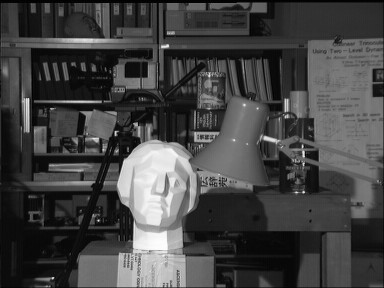
%> input picture 5.bmp, 384 x 288 px
$ octave li8_13.m   (GNU Octave 9; MATLAB toolbox functions it lacks are replaced by stand-ins)
%> lines starting %> are read from the running program, lines starting %| are printed output that depends on the picture; in (x1, y1, x2, y2) boxes, pixels count from 0 and x2, y2 are one past the last pixel; in counts of white or black regions, pixels touching at a corner belong together; the program's own positions count from 1
 clear all;
I=imread('5.bmp');
%> I is the input picture: size 288x384x3 uint8; min 0, max 254, mean 67.9
I=rgb2gray(I);
%> I: size 288x384 uint8
%%%I=imread('rice.png');
subplot(1,2,1);imshow(I);
xlabel('(a)原始图像');
BW = im2bw(I, graythresh(I));
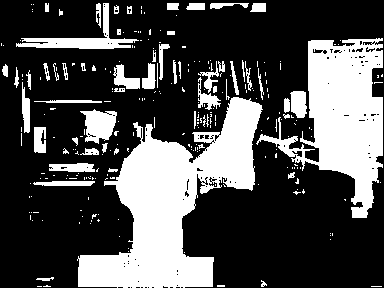
%> BW: size 288x384 logical; 30.4% white; 261 white regions (206 under 20 px), largest, box (x1, y1, x2, y2) and area: (77, 97, 263, 288) 15655, (256, 38, 383, 218) 10245, (16, 3, 139, 49) 1266
[B,L] = bwboundaries(BW,'noholes');
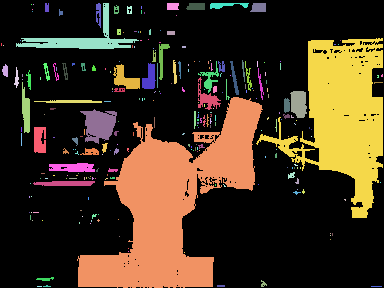
%> L: size 288x384 double; 262 distinct labels, from 0 to 261; one colour per label, 0 black
%> B = 261 boundaries; largest, box (x1, y1, x2, y2) and points: (77, 97, 263, 288) 1039, (256, 38, 383, 218) 922, (16, 3, 139, 49) 411, (198, 77, 221, 110) 146, (34, 100, 102, 103) 136
subplot(1,2,2);imshow(label2rgb(L, @jet, [.5 .5 .5]))
%> after `imshow(label2rgb(L, @jet, [.5 .5 .5]))`:
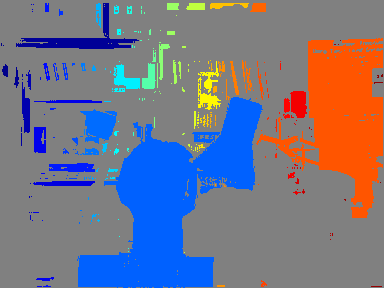
%> displayed picture: size 288x384x3, on the screen's scale of 0 to 255; mean R, G, B 118.3, 117.6, 135.6
hold on
for k = 1:length(B)
    boundary = B{k};
    plot(boundary(:,2), boundary(:,1), 'w', 'LineWidth', 2)
end
%> this loop made 261 passes
%> boundary on passes 1, 3, 6: [44 2; 45 2; 46 2; 45 2; 44 2], [46 4; 46 4], [41 21; 41 21]
xlabel('(b)边界跟踪')
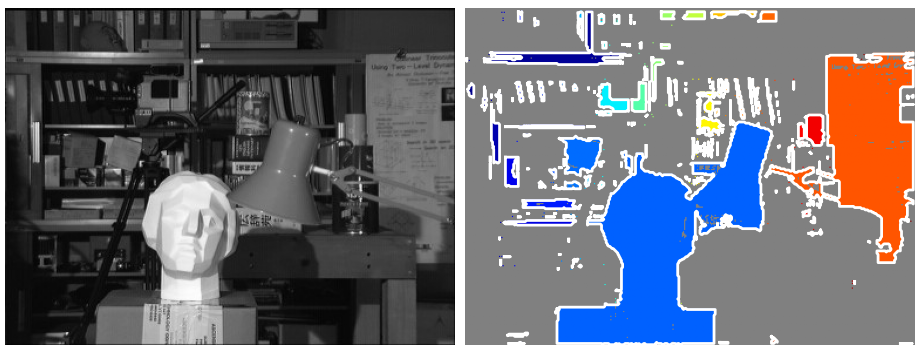
%> figure redrawn from the program's plot data, 2 panels

$ run again, with 3.bmp copied over 5.bmp
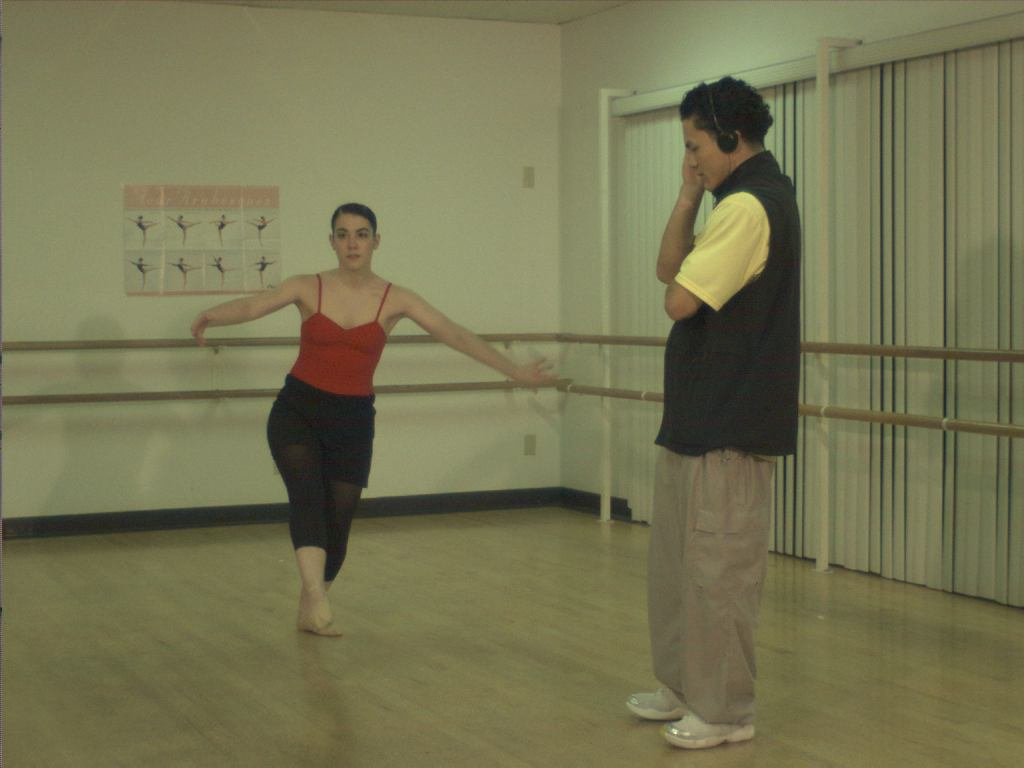
%> input picture 3.bmp, 1024 x 768 px
%> I is the input picture: size 768x1024x3 uint8; mean R, G, B 118.2, 116.6, 82.5
%> I: size 768x1024 uint8
%> BW: size 768x1024 logical; 88.2% white; 291 black regions (249 under 20 px), largest, box (x1, y1, x2, y2) and area: (2, 275, 601, 584) 39814, (556, 77, 1024, 567) 37941, (825, 413, 1024, 616) 5416
%> `[B,L] = bwboundaries(BW,'noholes');`:
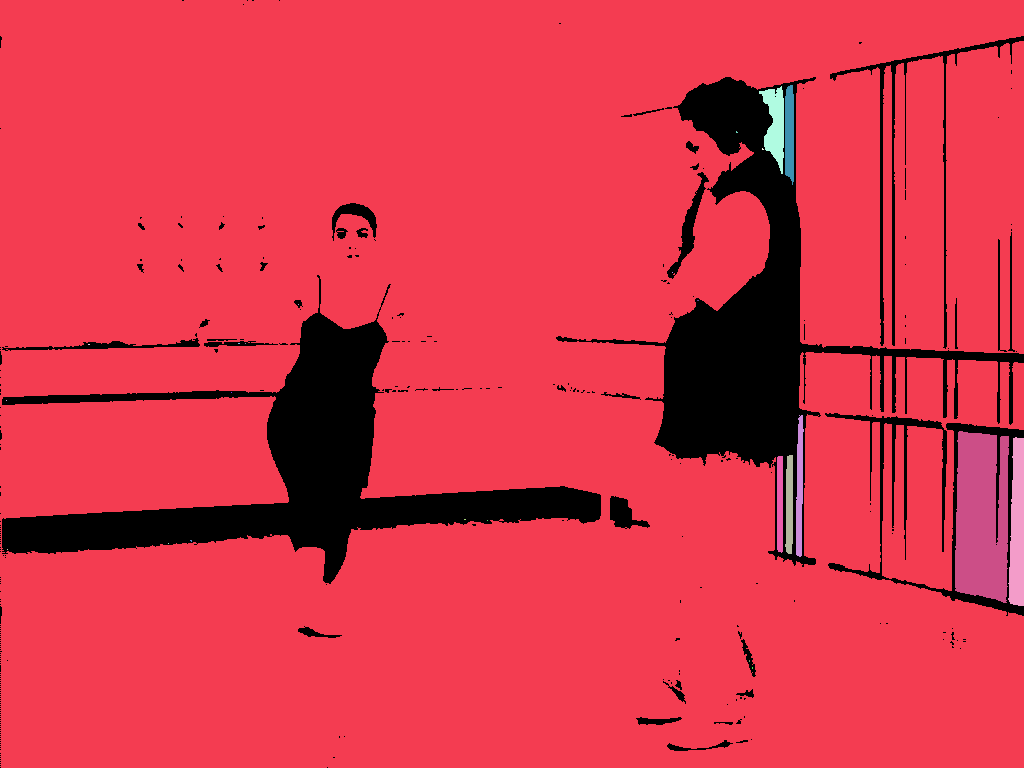
%> L: size 768x1024 double; 26 distinct labels, from 0 to 25; one colour per label, 0 black
%> B = 25 boundaries; largest, box (x1, y1, x2, y2) and points: (0, 0, 1024, 768) 11040, (955, 431, 1009, 603) 636, (1008, 437, 1024, 606) 356, (796, 415, 804, 557) 288, (759, 86, 784, 174) 208
%> the loop `for k = 1:length(B)` made 25 passes
%> boundary on passes 2 to 9: [401 7; 401 7], [550 8; 550 8], [345 89; 345 90; 345 89], [544 169; 544 169], [541 191; 541 192; 542 192; 541 191], [393 232; 393 232], [344 239; 344 240; 344 239], [344 246; 344 246]
%> `xlabel('(b)边界跟踪')`:
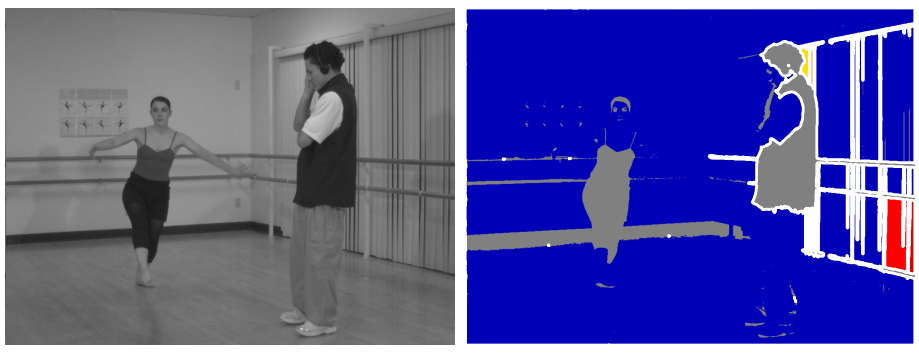
%> figure redrawn from the program's plot data, 2 panels

$ run again, with 4.bmp copied over 5.bmp
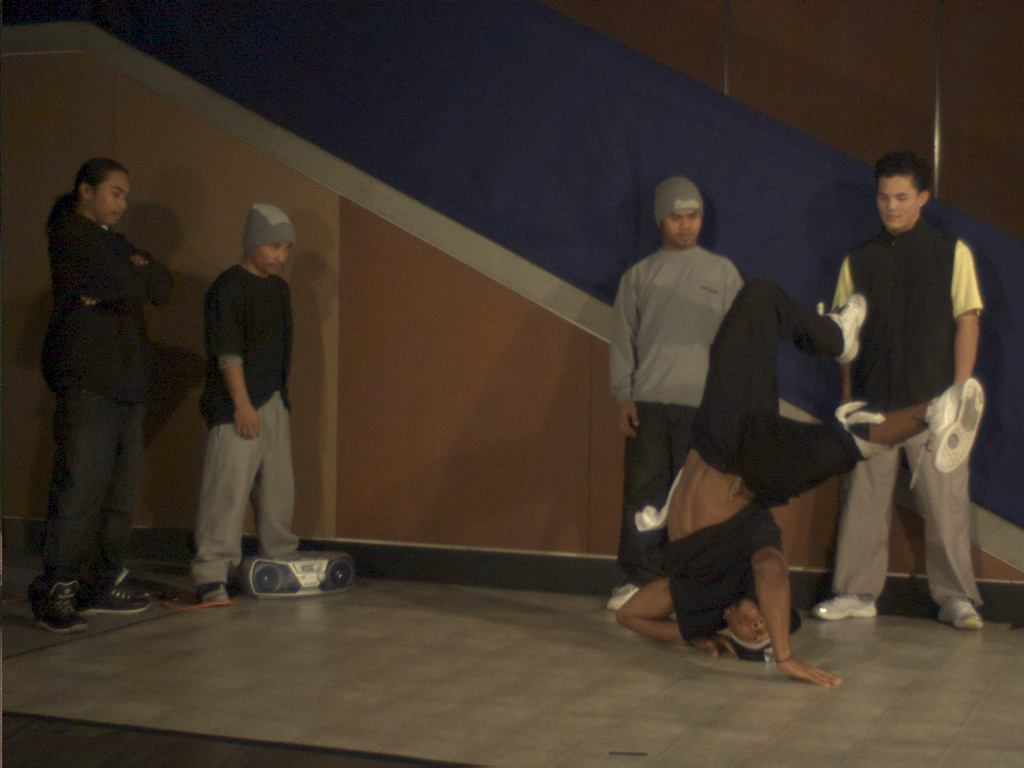
%> input picture 4.bmp, 1024 x 768 px
%> I is the input picture: size 768x1024x3 uint8; mean R, G, B 63, 51.8, 41
%> I: size 768x1024 uint8
%> BW: size 768x1024 logical; 31.1% white; 403 white regions (362 under 20 px), largest, box (x1, y1, x2, y2) and area: (48, 238, 1024, 768) 173405, (248, 128, 744, 560) 56219, (634, 451, 746, 540) 4742
%> `[B,L] = bwboundaries(BW,'noholes');`:
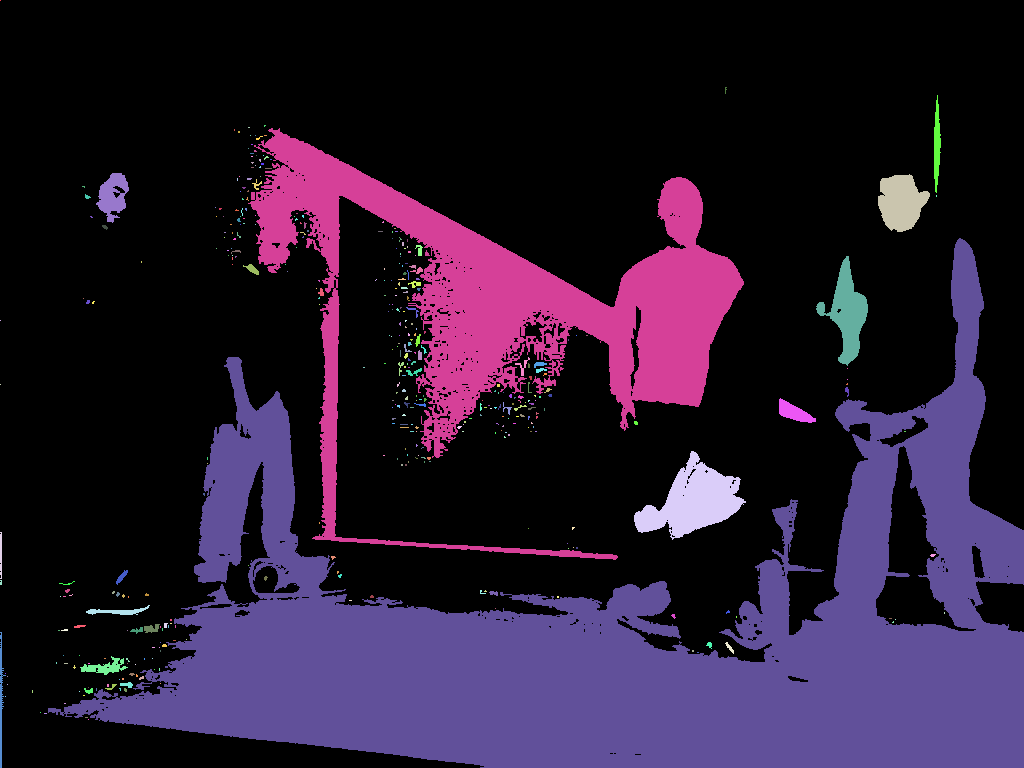
%> L: size 768x1024 double; 404 distinct labels, from 0 to 403; one colour per label, 0 black
%> B = 403 boundaries; largest, box (x1, y1, x2, y2) and points: (48, 238, 1024, 768) 5691, (248, 128, 744, 560) 4424, (634, 451, 746, 540) 342, (0, 632, 6, 768) 287, (816, 256, 868, 366) 275
%> the loop `for k = 1:length(B)` made 403 passes
%> boundary on passes 1 to 3: [1 1; 1 1], [321 1; 321 1], [385 1; 385 1]
%> `xlabel('(b)边界跟踪')`:
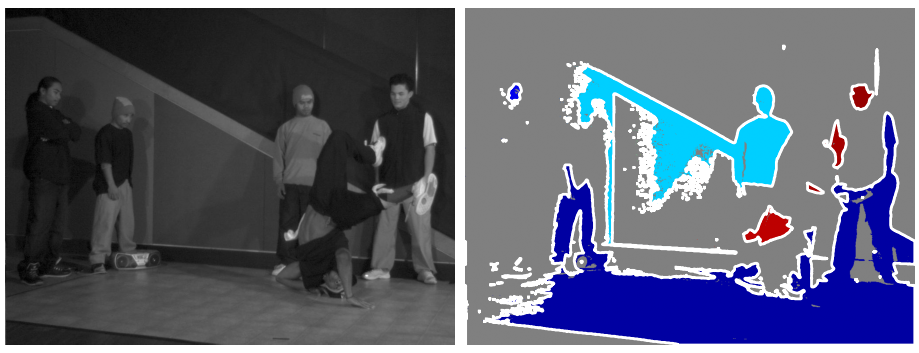
%> figure redrawn from the program's plot data, 2 panels
